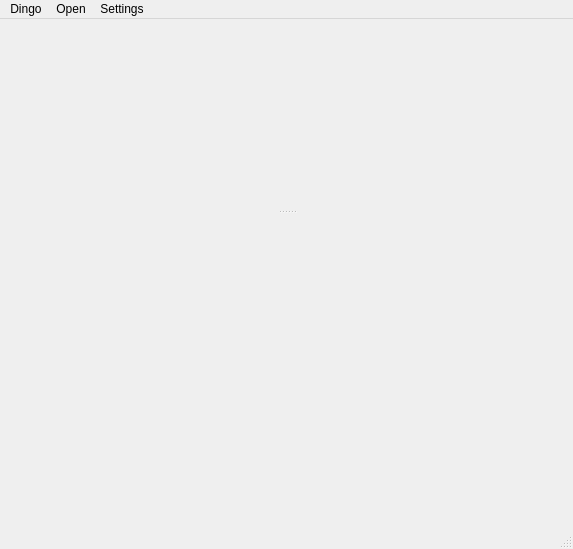
<ui version="4.0" >
 <class>Dingo</class>
 <widget class="QMainWindow" name="Dingo" >
  <property name="geometry" >
   <rect>
    <x>0</x>
    <y>0</y>
    <width>573</width>
    <height>549</height>
   </rect>
  </property>
  <property name="windowTitle" >
   <string>Dingo</string>
  </property>
  <property name="windowIcon" >
   <iconset resource="resources.qrc" >
    <normaloff>:/ui/pydingo.png</normaloff>:/ui/pydingo.png</iconset>
  </property>
  <widget class="QWidget" name="centralwidget" >
   <layout class="QVBoxLayout" name="verticalLayout" >
    <item>
     <widget class="QSplitter" name="splitter" >
      <property name="orientation" >
       <enum>Qt::Vertical</enum>
      </property>
      <widget class="QFrame" name="mainFrame" >
       <property name="sizePolicy" >
        <sizepolicy vsizetype="Preferred" hsizetype="Preferred" >
         <horstretch>0</horstretch>
         <verstretch>0</verstretch>
        </sizepolicy>
       </property>
       <property name="frameShape" >
        <enum>QFrame::NoFrame</enum>
       </property>
       <property name="frameShadow" >
        <enum>QFrame::Plain</enum>
       </property>
       <property name="lineWidth" >
        <number>1</number>
       </property>
       <property name="midLineWidth" >
        <number>0</number>
       </property>
       <layout class="QVBoxLayout" name="verticalLayout_2" />
      </widget>
      <widget class="QFrame" name="dockFrame" >
       <property name="frameShape" >
        <enum>QFrame::NoFrame</enum>
       </property>
       <property name="frameShadow" >
        <enum>QFrame::Raised</enum>
       </property>
      </widget>
     </widget>
    </item>
   </layout>
  </widget>
  <widget class="QMenuBar" name="menubar" >
   <property name="geometry" >
    <rect>
     <x>0</x>
     <y>0</y>
     <width>573</width>
     <height>23</height>
    </rect>
   </property>
   <widget class="QMenu" name="menuDingo" >
    <property name="title" >
     <string>Dingo</string>
    </property>
    <addaction name="actionClose" />
   </widget>
   <widget class="QMenu" name="menuOpen" >
    <property name="title" >
     <string>Open</string>
    </property>
    <addaction name="actionFile_Manager" />
    <addaction name="actionWeb_Browser" />
    <addaction name="actionText_Editor" />
   </widget>
   <widget class="QMenu" name="menuSettings" >
    <property name="title" >
     <string>Settings</string>
    </property>
    <addaction name="actionConfigure" />
    <addaction name="actionAbout" />
   </widget>
   <addaction name="menuDingo" />
   <addaction name="menuOpen" />
   <addaction name="menuSettings" />
  </widget>
  <widget class="QStatusBar" name="statusbar" />
  <action name="actionConfigure" >
   <property name="text" >
    <string>Configure</string>
   </property>
  </action>
  <action name="actionAbout" >
   <property name="text" >
    <string>About</string>
   </property>
  </action>
  <action name="actionFile_Manager" >
   <property name="text" >
    <string>File Manager</string>
   </property>
  </action>
  <action name="actionWeb_Browser" >
   <property name="text" >
    <string>Web Browser</string>
   </property>
  </action>
  <action name="actionText_Editor" >
   <property name="text" >
    <string>Text Editor</string>
   </property>
  </action>
  <action name="actionClose" >
   <property name="text" >
    <string>Close</string>
   </property>
  </action>
 </widget>
 <resources>
  <include location="resources.qrc" />
 </resources>
 <connections/>
</ui>
